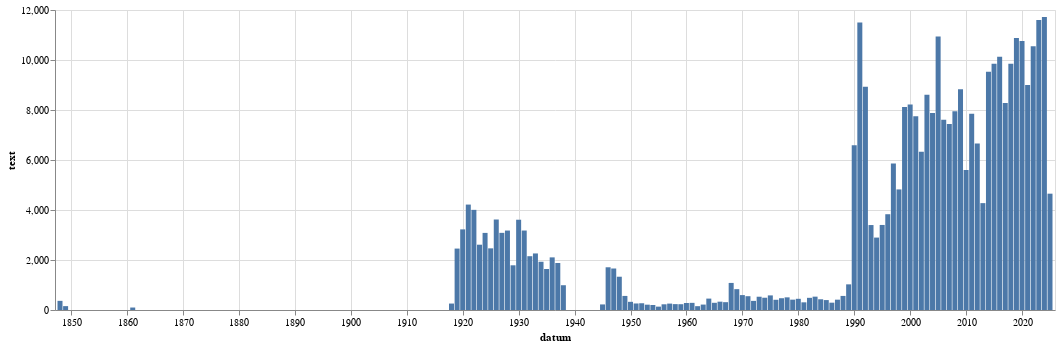

Notebook cell for this chart:
### Code cell
alt.Chart(
    df.filter(~pl.col('datum').is_null()).filter(pl.col('delka') > delka_filtru).group_by_dynamic(index_column="datum", every="1y").agg(pl.col('text').len()).to_pandas(),
    width=1000
).mark_bar(
).encode(
    alt.X("datum:T"),
    alt.Y("text:Q")
)

### Figure 1 — Vega-Lite specification as saved in the notebook (floating-point values rounded to 4 significant figures)
{"config": {"view": {"continuousWidth": 300, "continuousHeight": 300}}, "data": {"name": "data-f0a66c37b684dbe6b037ff525d5d252d"}, "mark": {"type": "bar"}, "encoding": {"x": {"field": "datum", "type": "temporal"}, "y": {"field": "text", "type": "quantitative"}}, "width": 1000, "$schema": "https://vega.github.io/schema/vega-lite/v5.8.0.json", "datasets": {"data-f0a66c37b684dbe6b037ff525d5d252d": [{"datum": "1848-01-01T00:00:00", "text": 366}, {"datum": "1849-01-01T00:00:00", "text": 155}, {"datum": "1861-01-01T00:00:00", "text": 99}, {"datum": "1918-01-01T00:00:00", "text": 258}, {"datum": "1919-01-01T00:00:00", "text": 2457}, {"datum": "1920-01-01T00:00:00", "text": 3225}, {"datum": "1921-01-01T00:00:00", "text": 4217}, {"datum": "1922-01-01T00:00:00", "text": 4006}, {"datum": "1923-01-01T00:00:00", "text": 2612}, {"datum": "1924-01-01T00:00:00", "text": 3084}, {"datum": "1925-01-01T00:00:00", "text": 2466}, {"datum": "1926-01-01T00:00:00", "text": 3620}, {"datum": "1927-01-01T00:00:00", "text": 3086}, {"datum": "1928-01-01T00:00:00", "text": 3178}, {"datum": "1929-01-01T00:00:00", "text": 1788}, {"datum": "1930-01-01T00:00:00", "text": 3611}, {"datum": "1931-01-01T00:00:00", "text": 3179}, {"datum": "1932-01-01T00:00:00", "text": 2152}, {"datum": "1933-01-01T00:00:00", "text": 2262}, {"datum": "1934-01-01T00:00:00", "text": 1930}, {"datum": "1935-01-01T00:00:00", "text": 1641}, {"datum": "1936-01-01T00:00:00", "text": 2105}, {"datum": "1937-01-01T00:00:00", "text": 1880}, {"datum": "1938-01-01T00:00:00", "text": 991}, {"datum": "1945-01-01T00:00:00", "text": 223}, {"datum": "1946-01-01T00:00:00", "text": 1709}, {"datum": "1947-01-01T00:00:00", "text": 1660}, {"datum": "1948-01-01T00:00:00", "text": 1331}, {"datum": "1949-01-01T00:00:00", "text": 563}, {"datum": "1950-01-01T00:00:00", "text": 327}, {"datum": "1951-01-01T00:00:00", "text": 261}, {"datum": "1952-01-01T00:00:00", "text": 270}, {"datum": "1953-01-01T00:00:00", "text": 213}, {"datum": "1954-01-01T00:00:00", "text": 201}, {"datum": "1955-01-01T00:00:00", "text": 135}, {"datum": "1956-01-01T00:00:00", "text": 228}, {"datum": "1957-01-01T00:00:00", "text": 256}, {"datum": "1958-01-01T00:00:00", "text": 235}, {"datum": "1959-01-01T00:00:00", "text": 232}, {"datum": "1960-01-01T00:00:00", "text": 280}, {"datum": "1961-01-01T00:00:00", "text": 286}, {"datum": "1962-01-01T00:00:00", "text": 153}, {"datum": "1963-01-01T00:00:00", "text": 217}, {"datum": "1964-01-01T00:00:00", "text": 456}, {"datum": "1965-01-01T00:00:00", "text": 288}, {"datum": "1966-01-01T00:00:00", "text": 333}, {"datum": "1967-01-01T00:00:00", "text": 313}, {"datum": "1968-01-01T00:00:00", "text": 1083}, {"datum": "1969-01-01T00:00:00", "text": 834}, {"datum": "1970-01-01T00:00:00", "text": 596}, {"datum": "1971-01-01T00:00:00", "text": 552}, {"datum": "1972-01-01T00:00:00", "text": 365}, {"datum": "1973-01-01T00:00:00", "text": 531}, {"datum": "1974-01-01T00:00:00", "text": 491}, {"datum": "1975-01-01T00:00:00", "text": 584}, {"datum": "1976-01-01T00:00:00", "text": 409}, {"datum": "1977-01-01T00:00:00", "text": 471}, {"datum": "1978-01-01T00:00:00", "text": 506}, {"datum": "1979-01-01T00:00:00", "text": 414}, {"datum": "1980-01-01T00:00:00", "text": 448}, {"datum": "1981-01-01T00:00:00", "text": 307}, {"datum": "1982-01-01T00:00:00", "text": 487}, {"datum": "1983-01-01T00:00:00", "text": 534}, {"datum": "1984-01-01T00:00:00", "text": 429}, {"datum": "1985-01-01T00:00:00", "text": 397}, {"datum": "1986-01-01T00:00:00", "text": 293}, {"datum": "1987-01-01T00:00:00", "text": 413}, {"datum": "1988-01-01T00:00:00", "text": 563}, {"datum": "1989-01-01T00:00:00", "text": 1026}, {"datum": "1990-01-01T00:00:00", "text": 6594}, {"datum": "1991-01-01T00:00:00", "text": 11502}, {"datum": "1992-01-01T00:00:00", "text": 8933}, {"datum": "1993-01-01T00:00:00", "text": 3398}, {"datum": "1994-01-01T00:00:00", "text": 2897}, {"datum": "1995-01-01T00:00:00", "text": 3402}, {"datum": "1996-01-01T00:00:00", "text": 3831}, {"datum": "1997-01-01T00:00:00", "text": 5859}, {"datum": "1998-01-01T00:00:00", "text": 4823}, {"datum": "1999-01-01T00:00:00", "text": 8116}, {"datum": "2000-01-01T00:00:00", "text": 8216}, {"datum": "2001-01-01T00:00:00", "text": 7755}, {"datum": "2002-01-01T00:00:00", "text": 6333}, {"datum": "2003-01-01T00:00:00", "text": 8611}, {"datum": "2004-01-01T00:00:00", "text": 7882}, {"datum": "2005-01-01T00:00:00", "text": 10937}, {"datum": "2006-01-01T00:00:00", "text": 7608}, {"datum": "2007-01-01T00:00:00", "text": 7438}, {"datum": "2008-01-01T00:00:00", "text": 7946}, {"datum": "2009-01-01T00:00:00", "text": 8828}, {"datum": "2010-01-01T00:00:00", "text": 5605}, {"datum": "2011-01-01T00:00:00", "text": 7852}, {"datum": "2012-01-01T00:00:00", "text": 6659}, {"datum": "2013-01-01T00:00:00", "text": 4275}, {"datum": "2014-01-01T00:00:00", "text": 9532}, {"datum": "2015-01-01T00:00:00", "text": 9853}, {"datum": "2016-01-01T00:00:00", "text": 10133}, {"datum": "2017-01-01T00:00:00", "text": 8277}, {"datum": "2018-01-01T00:00:00", "text": 9847}, {"datum": "2019-01-01T00:00:00", "text": 10877}, {"datum": "2020-01-01T00:00:00", "text": 10758}, {"datum": "2021-01-01T00:00:00", "text": 9003}, {"datum": "2022-01-01T00:00:00", "text": 10550}, {"datum": "2023-01-01T00:00:00", "text": 11599}, {"datum": "2024-01-01T00:00:00", "text": 11721}, {"datum": "2025-01-01T00:00:00", "text": 4653}]}}
